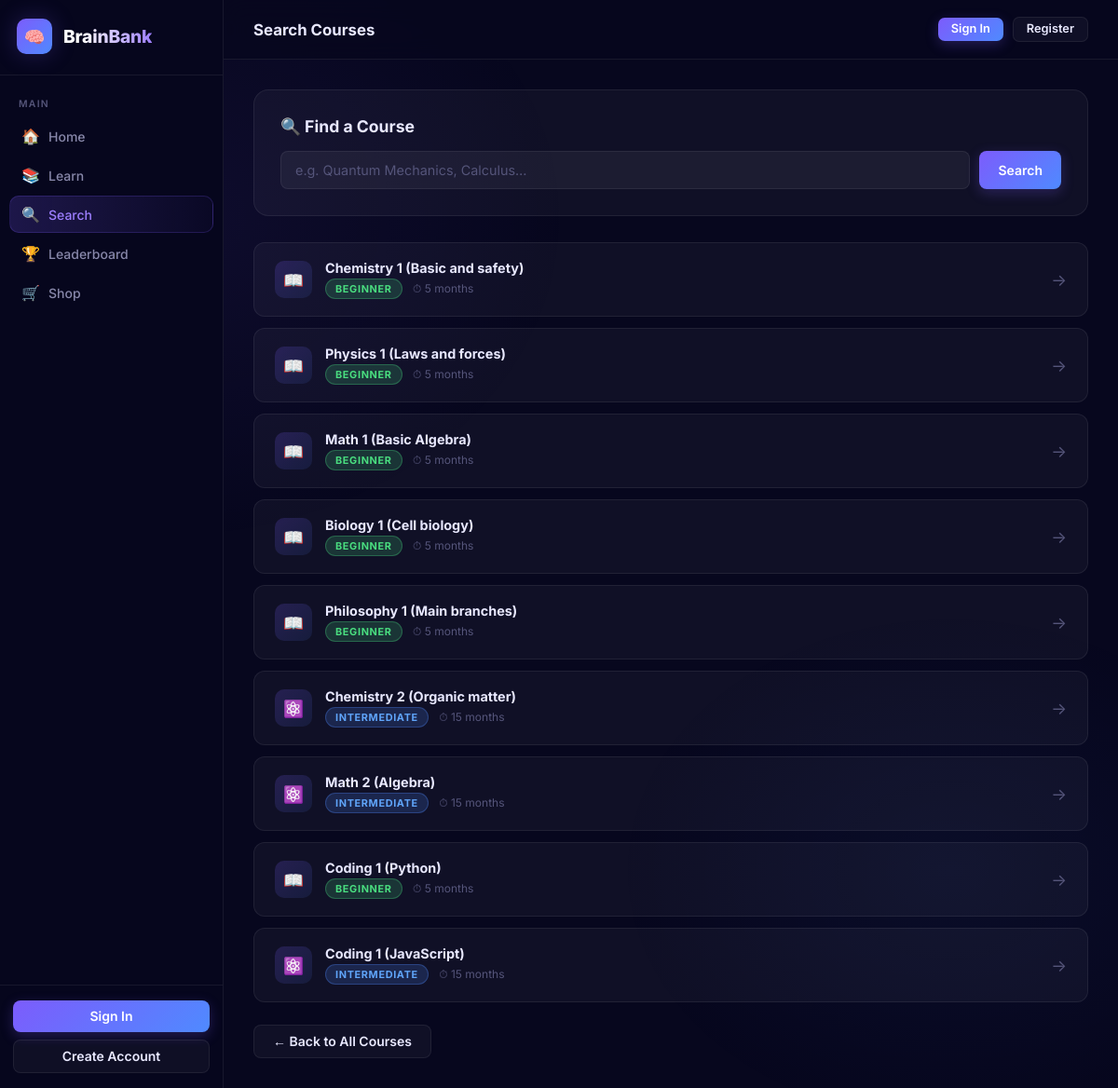
The app's page /search/ with its own data.
### courses/models.py (models this page shows, shortened)
class Course(models.Model):
    title = models.CharField(max_length=200)
    description = models.TextField()
    duration = models.IntegerField(help_text="Duration in minutes", default=30)
    level = models.CharField(max_length=50, choices=[
        ('Beginner', 'Beginner'),
        ('Intermediate', 'Intermediate'),
        ('Advanced', 'Advanced')
    ], default='Beginner')
    content = models.TextField(blank=True, null=True, help_text="Full HTML content for this course")

### courses/views.py (the view)
# urls.py: path('search/', views.course_search, name='course_search'),
def course_search(request):
    query = request.GET.get('q')
    courses = Course.objects.filter(title__icontains=query) if query else Course.objects.all()
    context = {'courses': courses, 'query': query}
    if request.user.is_authenticated:
        try:
            context['player_profile'] = PlayerProfile.objects.get(user=request.user)
        except PlayerProfile.DoesNotExist:
            pass
    return render(request, 'course_search.html', context)

### courses/context_processors.py (called while the page is built, shortened)
def active_effects(request):
    return {'active_effects': []}

### courses/templates/course_search.html (shortened to what this page needs)
{% extends "base.html" %}
{% block page_title %}Search Courses{% endblock %}
{% block nav_search %}active{% endblock %}
{% block content %}
    <div class="search-box">
        <h2>🔍 Find a Course</h2>
        <form method="get" action="{% url 'course_search' %}">
            <div class="search-row">
                <input type="text" name="q" value="{{ query|default:'' }}"
                       placeholder="e.g. Quantum Mechanics, Calculus…"
                       class="form-input" style="flex:1;">
                <button type="submit" class="btn btn-primary">Search</button>
            </div>
        </form>
    </div>
    <div class="result-list">
        {% for course in courses %}
        <a href="{% url 'course_detail' course.pk %}" class="result-item">
            <div class="result-left">
                <div class="result-icon">
                    {% if course.level == "Advanced" %}🔬
                    {% elif course.level == "Intermediate" %}⚛️
                    {% else %}📖{% endif %}
                </div>
                <div>
                    <div class="result-name">{{ course.title }}</div>
                    <div class="result-meta">
                        {% if course.level %}
                        <span class="badge
                            {% if course.level == 'Advanced' %}badge-purple
                            {% elif course.level == 'Intermediate' %}badge-blue
                            {% else %}badge-green{% endif %}"
                            style="margin-right:8px;">{{ course.level }}</span>
                        {% endif %}
                        ⏱ {{ course.duration }} months
                    </div>
                </div>
            </div>
            <span class="result-arrow">→</span>
        </a>
        {% empty %}
        <div class="card" style="text-align:center;padding:48px;color:var(--text-muted);">
            {% if query %}No courses matched "{{ query }}". Try a different search.
            {% else %}Enter a search term above to find courses.{% endif %}
        </div>
        {% endfor %}
    </div>
    <div style="margin-top:24px;">
        <a href="{% url 'course_list' %}" class="btn btn-ghost">← Back to All Courses</a>
    </div>
{% endblock %}

### courses/templates/base.html (style rules this page uses)
:root { --bg: #07071e; --surface: rgba(255, 255, 255, 0.04); --surface-hover: rgba(255, 255, 255, 0.08); --border: rgba(255, 255, 255, 0.07); --border-active: rgba(124, 92, 252, 0.4); --sidebar-bg: rgba(7, 7, 30, 0.98); --primary: #7c5cfc; --primary-light: #9d7fff; --primary-glow: rgba(124, 92, 252, 0.25); --secondary: #4f8aff; --accent-orange: #ff8c42; --accent-green: #4ade80; --accent-cyan: #22d3ee; --accent-yellow: #fbbf24; --text: #e8e8ff; --text-muted: #55557a; --text-dim: #8888aa; --sidebar-width: 240px; --topbar-h: 64px; --radius-lg: 16px; --radius-md: 12px; --radius-sm: 8px; }
*, *::before, *::after { margin: 0; padding: 0; box-sizing: border-box; }
body { font-family: 'Inter', -apple-system, BlinkMacSystemFont, sans-serif; background: var(--bg); color: var(--text); min-height: 100vh; display: flex; overflow-x: hidden; }
body::before { content: ''; position: fixed; inset: 0; background: radial-gradient(ellipse 60% 50% at 15% 20%, rgba(124,92,252,0.07) 0%, transparent 60%), radial-gradient(ellipse 50% 40% at 85% 80%, rgba(79,138,255,0.05) 0%, transparent 60%); pointer-events: none; z-index: 0; }
.btn { display: inline-flex; align-items: center; justify-content: center; gap: 7px; padding: 10px 20px; border-radius: var(--radius-sm); font-size: 0.875rem; font-weight: 600; text-decoration: none; border: none; cursor: pointer; transition: all 0.18s ease; font-family: 'Inter', sans-serif; line-height: 1; }
.btn-primary { background: linear-gradient(135deg, var(--primary) 0%, var(--secondary) 100%); color: white; box-shadow: 0 4px 14px var(--primary-glow); }
.btn-ghost { background: var(--surface); color: var(--text); border: 1px solid var(--border); }
.badge { display: inline-block; padding: 3px 10px; border-radius: 20px; font-size: 0.68rem; font-weight: 700; text-transform: uppercase; letter-spacing: 0.06em; }
.badge-blue { background: rgba(79,138,255,0.18); color: #60a5fa; border: 1px solid rgba(79,138,255,0.3); }
.badge-green { background: rgba(74,222,128,0.18); color: #4ade80; border: 1px solid rgba(74,222,128,0.3); }
.form-input { width: 100%; padding: 11px 15px; background: rgba(255,255,255,0.05); border: 1px solid var(--border); border-radius: var(--radius-sm); color: var(--text); font-size: 0.9rem; font-family: 'Inter', sans-serif; transition: all 0.18s ease; }
.form-input::placeholder { color: var(--text-muted); }

### courses/templates/course_search.html (style rules this page uses)
.search-box { background: var(--surface); border: 1px solid var(--border); border-radius: var(--radius-lg); padding: 28px; margin-bottom: 28px; }
.search-box h2 { font-size: 1.1rem; font-weight: 700; margin-bottom: 16px; }
.search-row { display: flex; gap: 10px; }
.result-list { display: flex; flex-direction: column; gap: 12px; }
.result-item { background: var(--surface); border: 1px solid var(--border); border-radius: var(--radius-md); padding: 18px 22px; display: flex; align-items: center; justify-content: space-between; gap: 16px; text-decoration: none; color: var(--text); transition: all 0.18s ease; }
.result-left { display: flex; align-items: center; gap: 14px; }
.result-icon { width: 40px; height: 40px; background: linear-gradient(135deg, rgba(124,92,252,0.2), rgba(79,138,255,0.1)); border-radius: 10px; display: flex; align-items: center; justify-content: center; font-size: 1.1rem; flex-shrink: 0; }
.result-name { font-size: 0.9rem; font-weight: 700; }
.result-meta { font-size: 0.75rem; color: var(--text-muted); margin-top: 3px; }
.result-arrow { color: var(--text-muted); font-size: 1.1rem; }

### records on screen
Course: title "Chemistry 1 (Basic and safety)", level "BEGINNER", duration "5"
Course: title "Physics 1 (Laws and forces)", level "BEGINNER", duration "5"
Course: title "Math 1 (Basic Algebra)", level "BEGINNER", duration "5"
Course: title "Biology 1 (Cell biology)", level "BEGINNER", duration "5"
Course: title "Philosophy 1 (Main branches)", level "BEGINNER", duration "5"
Course: title "Chemistry 2 (Organic matter)", level "INTERMEDIATE", duration "15"
Course: title "Math 2 (Algebra)", level "INTERMEDIATE", duration "15"
Course: title "Coding 1 (Python)", level "BEGINNER", duration "5"
Course: title "Coding 1 (JavaScript)", level "INTERMEDIATE", duration "15"
